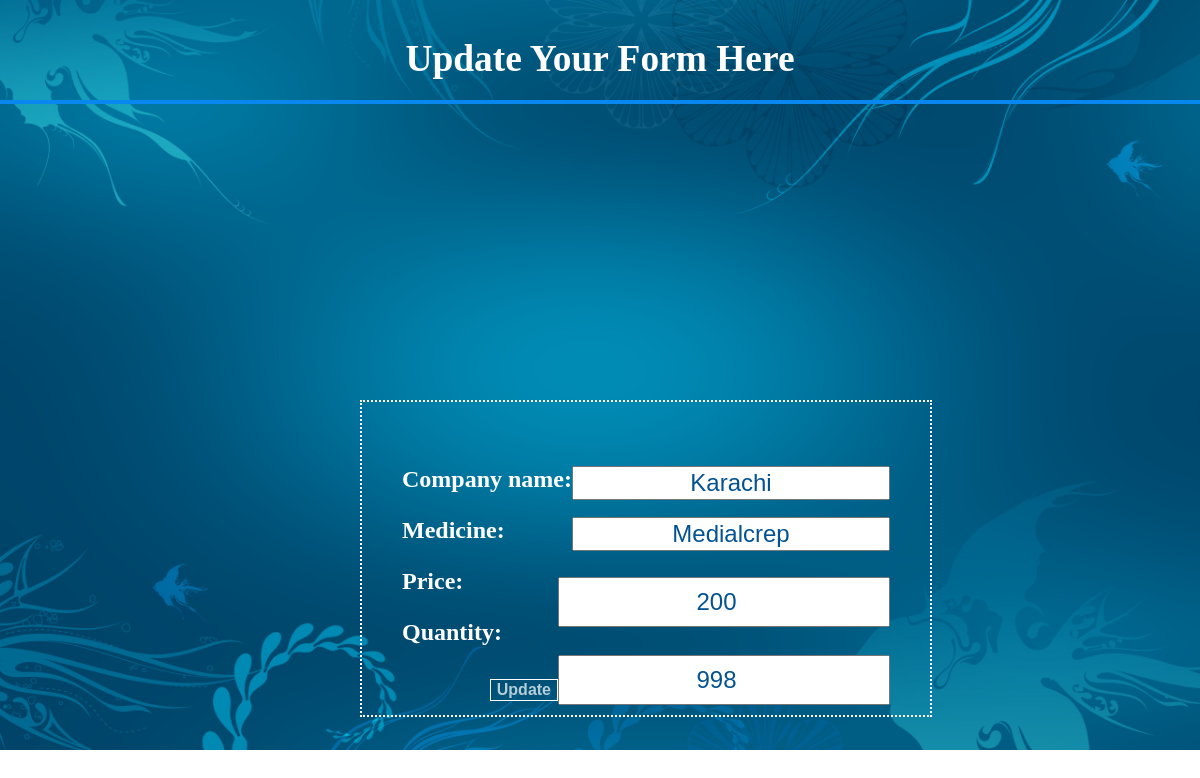
Page /stocks/update/7/ on the committed database.
### stocks/models.py (models this page shows)
class Stocks_Details(models.Model):
    company_name=models.CharField(max_length=100)
    medicine=models.CharField(max_length=250)
    price=models.IntegerField()
    quantity=models.IntegerField()

### stocks/views.py (the view)
# urls.py: path('update/<pk>/',views.UpdateStocks.as_view(),name='update_stock'),
class UpdateStocks(UpdateView):
    model=Stocks_Details
    fields=['company_name','medicine','price','quantity']
    template_name='stocks_details_form.html'
    success_url=reverse_lazy('stocks-app:home')

### stocks/templates/stocks_details_form.html (shortened to what this page needs)
{% extends 'page1.html' %}
{% block start %}
<div id=nav-bar>
        <center> <h3>  Update Your Form Here
            </h3></center>
       </div>
       <div id=update-container>
            <img src="/usman_static/update.jpg" alt="medicine-background" height=100% width=100%>
            <form method="post" id=add-form>
                    {{ form.as_p }}
                    <input type="submit" value="Update">
                </form>
       </div>
{% endblock %}

### assets/style.css (style rules this page uses)
body { margin:0; padding:0; }
#nav-bar { background: transparent; height:100px; width:100%; top:0; border:none; position: absolute; border-bottom:4px solid rgb(8, 135, 240); z-index: 1; font-size: 2em; transition: 1.5s; color:white; }
#login-admin input[type=text],[type=password] ,[type=submit] { font-size:1em; margin-top:9px; text-align: center; color:rgb(3, 82, 146); }
#add-form { position: absolute; top:50%; left:30%; border:2px dotted white; padding:40px 40px 10px 40px ; font-weight: bolder; }
#add-form input[type=text],[type=number] { float:right; text-align: center; color:rgb(3, 82, 146); }
#add-form label { color:white; }
#add-form p { font-size:1.5em; }
#add-form input[type=text],[type=number],label { font-size:1em; }
#add-form input[type=submit] { border:1px solid white; cursor:pointer; color:rgb(180, 206, 216); background-color: transparent; font-weight: bolder; transition: .5s; float:right; }
#add-form2 input[type=text],[type=number] { font-size:1em; margin-top:9px; text-align: center; padding:9px; color:rgb(3, 82, 146); }

### rows in the picture
Stocks_Details: company_name "Karachi", medicine "Medialcrep", price "200", quantity "998"
